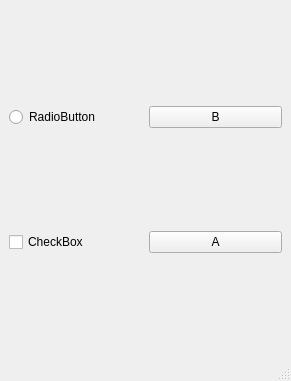
<?xml version="1.0" encoding="UTF-8"?>
<ui version="4.0">
 <class>MainWindow</class>
 <widget class="QMainWindow" name="MainWindow">
  <property name="geometry">
   <rect>
    <x>0</x>
    <y>0</y>
    <width>291</width>
    <height>381</height>
   </rect>
  </property>
  <property name="windowTitle">
   <string>MainWindow</string>
  </property>
  <widget class="QWidget" name="centralwidget">
   <layout class="QGridLayout" name="gridLayout">
    <item row="0" column="1">
     <widget class="QPushButton" name="pushButton_2">
      <property name="text">
       <string>B</string>
      </property>
     </widget>
    </item>
    <item row="1" column="1">
     <widget class="QPushButton" name="pushButton">
      <property name="text">
       <string>A</string>
      </property>
     </widget>
    </item>
    <item row="0" column="0">
     <widget class="QRadioButton" name="radioButton">
      <property name="text">
       <string>RadioButton</string>
      </property>
     </widget>
    </item>
    <item row="1" column="0">
     <widget class="QCheckBox" name="checkBox">
      <property name="text">
       <string>CheckBox</string>
      </property>
     </widget>
    </item>
   </layout>
  </widget>
  <widget class="QMenuBar" name="menubar">
   <property name="geometry">
    <rect>
     <x>0</x>
     <y>0</y>
     <width>291</width>
     <height>25</height>
    </rect>
   </property>
  </widget>
  <widget class="QStatusBar" name="statusbar"/>
 </widget>
 <resources/>
 <connections/>
</ui>
